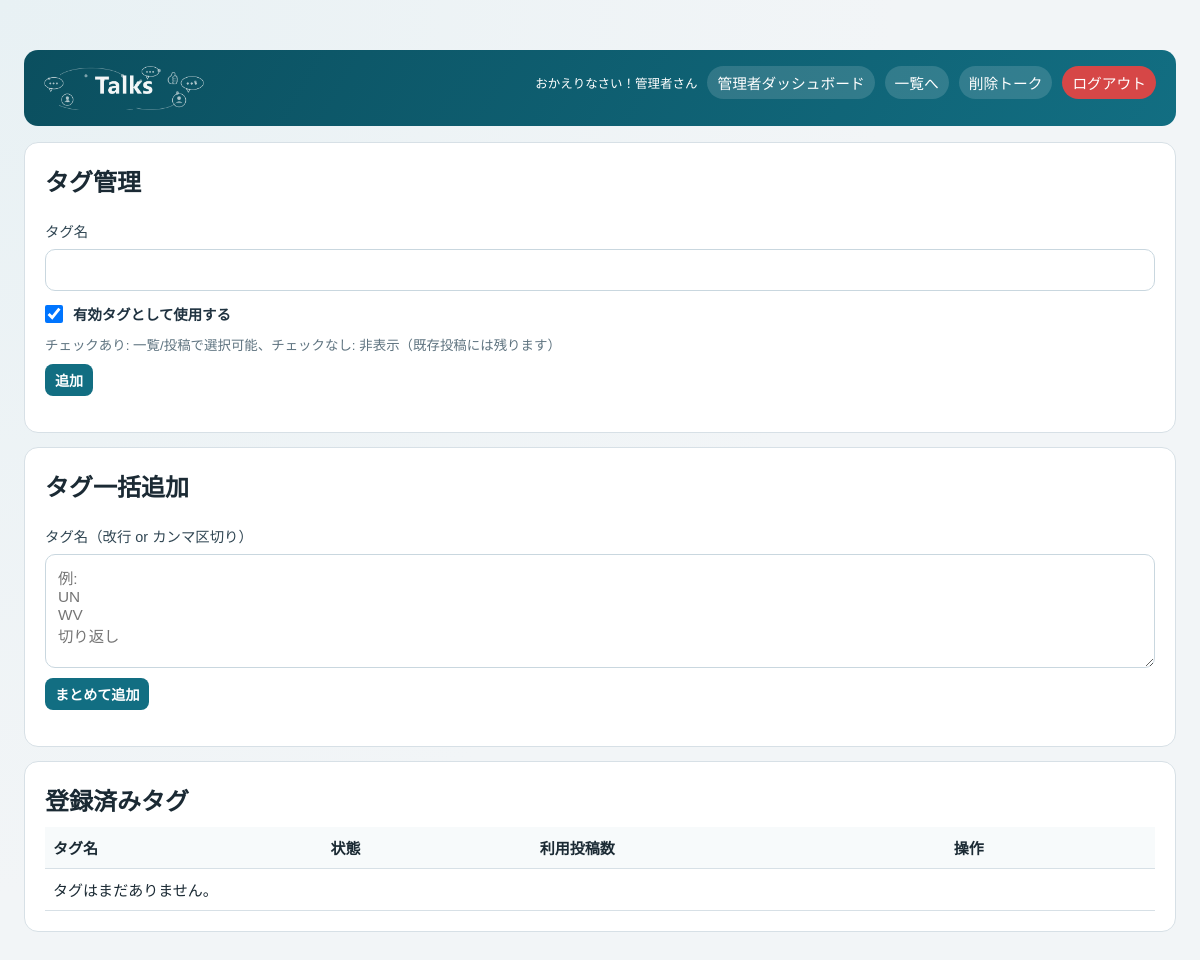
The page /talks/tags/ (signed in) on the database as committed earlier.
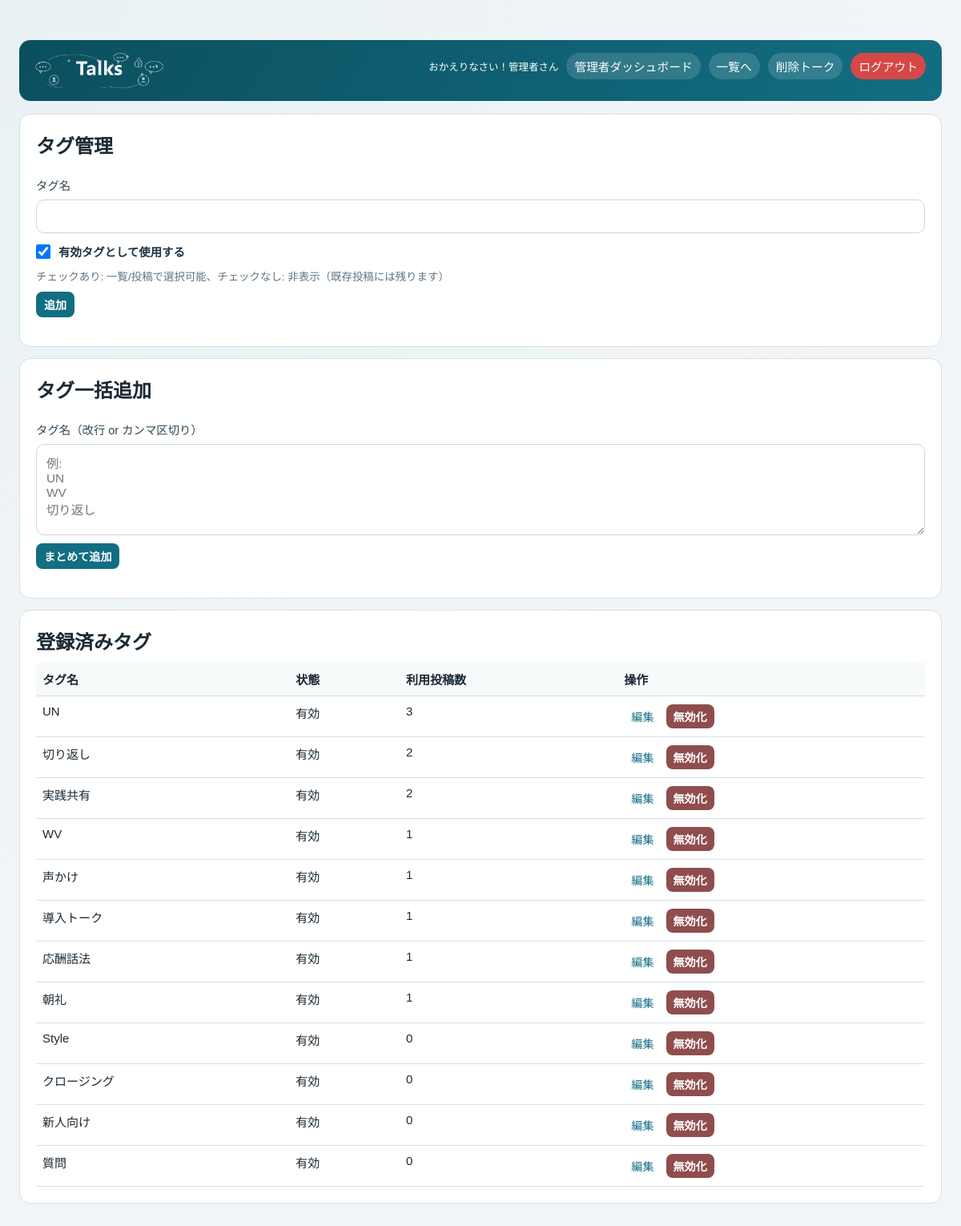
The same page on the database as committed later.
### apps/talks/models.py (models this page shows, shortened)
class KnowledgeTag(models.Model):
    name = models.CharField(max_length=64, unique=True)
    sort_order = models.PositiveIntegerField(default=0)
    is_active = models.BooleanField(default=True)
    created_at = models.DateTimeField(auto_now_add=True)
    updated_at = models.DateTimeField(auto_now=True)
    class Meta:
        ordering = ["sort_order", "name"]

### apps/talks/views.py (the view)
# urls.py: path("tags/", talks_tag_manage, name="talks_tag_manage"),
def talks_tag_manage(request: HttpRequest) -> HttpResponse:
    talks_member = get_talks_member(request)
    talks_is_admin = is_talks_admin(request)
    if not talks_is_admin:
        messages.error(request, "タグ管理は管理者のみ実行できます。")
        return redirect("talks_index")
    edit_id_raw = (request.GET.get("edit") or "").strip()
    editing_tag = None
    bulk_input_value = ""
    if request.method == "POST":
        action = (request.POST.get("action") or "save").strip()
        if action == "toggle":
            tag_id_raw = (request.POST.get("tag_id") or "").strip()
            if tag_id_raw.isdigit():
                tag = KnowledgeTag.objects.filter(id=int(tag_id_raw)).first()
                if tag:
                    tag.is_active = not tag.is_active
                    tag.save(update_fields=["is_active", "updated_at"])
            return redirect("talks_tag_manage")
        if action == "delete":
            tag_id_raw = (request.POST.get("tag_id") or "").strip()
            if tag_id_raw.isdigit():
                tag = KnowledgeTag.objects.filter(id=int(tag_id_raw)).first()
                if tag:
                    is_used = tag.posts.exists()
                    if tag.is_active:
                        messages.error(request, "有効なタグは削除できません。先に無効化してください。")
                    elif is_used:
                        messages.error(request, "使用中のタグは削除できません。")
                    else:
                        tag.delete()
                        messages.success(request, "タグを削除しました。")
            return redirect("talks_tag_manage")
        if action == "bulk_add":
            bulk_input_value = (request.POST.get("bulk_names") or "").strip()
            names = _parse_bulk_tag_names(bulk_input_value)
            if not names:
                messages.error(request, "一括追加するタグ名を入力してください。")
            else:
                existing_names = set(
                    KnowledgeTag.objects.filter(name__in=names).values_list("name", flat=True)
                )
                create_names = [name for name in names if name not in existing_names]
                KnowledgeTag.objects.bulk_create(
                    [KnowledgeTag(name=name, is_active=True) for name in create_names]
                )
                skipped = len(names) - len(create_names)
                messages.success(
                    request,
                    f"{len(create_names)}件のタグを追加しました。"
                    + (f"（重複{skipped}件はスキップ）" if skipped else ""),
                )
                return redirect("talks_tag_manage")
        form = TagManageForm(request.POST)
        if form.is_valid():
            tag_id = form.cleaned_data.get("tag_id")
            name = form.cleaned_data["name"]
            is_active = form.cleaned_data["is_active"]
            if tag_id:
                tag = KnowledgeTag.objects.filter(id=tag_id).first()
                if not tag:
                    messages.error(request, "編集対象のタグが見つかりません。")
                    return redirect("talks_tag_manage")
                duplicated = KnowledgeTag.objects.filter(name=name).exclude(id=tag.id).exists()
                if duplicated:
                    messages.error(request, "同じタグ名が既に存在します。")
                else:
                    tag.name = name
                    tag.is_active = is_active
                    tag.save(update_fields=["name", "is_active", "updated_at"])
                    messages.success(request, "タグを更新しました。")
                    return redirect("talks_tag_manage")
            else:
                if KnowledgeTag.objects.filter(name=name).exists():
                    messages.error(request, "同じタグ名が既に存在します。")
                else:
                    KnowledgeTag.objects.create(
                        name=name,
                        is_active=is_active,
                    )
                    messages.success(request, "タグを追加しました。")
                    return redirect("talks_tag_manage")
    else:
        if edit_id_raw.isdigit():
            editing_tag = KnowledgeTag.objects.filter(id=int(edit_id_raw)).first()
        if editing_tag:
            form = TagManageForm(
                initial={
                    "tag_id": editing_tag.id,
                    "name": editing_tag.name,
                    "is_active": editing_tag.is_active,
                }
            )
        else:
            form = TagManageForm(initial={"is_active": True})
    tags = (
        KnowledgeTag.objects.annotate(
            post_count=Count("posts", filter=Q(posts__is_deleted=False)),
            total_post_count=Count("posts"),
        )
        .order_by("-post_count", "name")
    )
    return render(
        request,
        "talks/tag_manage.html",
        {
            "form": form,
            "tags": tags,
            "editing_tag": editing_tag,
            "bulk_input_value": bulk_input_value,
            "talks_member_name": get_talks_display_name(request, talks_member),
            "talks_is_admin": talks_is_admin,
        },
    )

### apps/talks/forms.py (shortened to what this page needs)
class TagManageForm(forms.Form):
    tag_id = forms.IntegerField(required=False, widget=forms.HiddenInput)
    name = forms.CharField(label="タグ名", max_length=64)
    is_active = forms.BooleanField(label="有効", required=False, initial=True)

### apps/talks/services/session.py (called while the page is built, shortened)
def get_talks_member(request: HttpRequest) -> Member | None:
    member_id = request.session.get(TALKS_SESSION_MEMBER_ID_KEY)
    if not member_id:
        return None

def is_talks_admin(request: HttpRequest) -> bool:
    role = request.session.get(SESSION_ROLE_KEY)
    talks_admin_flag = bool(request.session.get(TALKS_SESSION_IS_ADMIN_KEY))
    if role == ROLE_ADMIN and not talks_admin_flag:
        request.session[TALKS_SESSION_IS_ADMIN_KEY] = True
        if not request.session.get(TALKS_SESSION_MEMBER_NAME_KEY):
            request.session[TALKS_SESSION_MEMBER_NAME_KEY] = "管理者"
        talks_admin_flag = True
    elif talks_admin_flag and role != ROLE_ADMIN:
        request.session[SESSION_ROLE_KEY] = ROLE_ADMIN
        role = ROLE_ADMIN
    return role == ROLE_ADMIN or talks_admin_flag

def get_talks_display_name(request: HttpRequest, member: Member | None) -> str:
    if is_talks_admin(request):
        return request.session.get(TALKS_SESSION_MEMBER_NAME_KEY, "管理者")
    if member:
        return member.name
    return ""

### templates/talks/tag_manage.html (shortened to what this page needs)
{% extends "base.html" %}
{% load static %}
{% block content %}
<div class="container">
  <header class="topbar topbar-desktop-expanded" style="margin-bottom:16px;">
    <div>
      <a href="{% url 'talks_index' %}" aria-label="Talksホームへ" style="display:inline-flex; align-items:center;">
        <img src="{% static 'img/talks_logo.png' %}?v=4" alt="Talks" style="height:44px; width:auto; display:block;">
      </a>
    </div>
    <nav class="talks-topbar-nav" style="display:flex; align-items:center; gap:10px;">
      <span class="talks-welcome-text" style="color:#fff; font-size:0.78rem;">おかえりなさい！{{ talks_member_name }}さん</span>
      <a href="{% url 'dashboard_index' %}" class="btn-inline" style="width:auto; min-height:0; padding:6px 10px;">管理者ダッシュボード</a>
      <a href="{% url 'talks_index' %}" class="btn-inline" style="width:auto; min-height:0; padding:6px 10px;">一覧へ</a>
      <a href="{% url 'talks_deleted_posts_manage' %}" class="btn-inline" style="width:auto; min-height:0; padding:6px 10px;">削除トーク</a>
      <a href="{% url 'talks_logout' %}" class="logout-link">ログアウト</a>
    </nav>
  </header>
  <section class="card" style="margin-bottom:14px;">
    <h2 style="margin:0 0 10px;">タグ管理</h2>
    <form method="post" class="tag-form-grid">
      <div class="grid grid-2" style="gap:10px;">
        <div>
          <label for="{{ form.name.id_for_label }}">タグ名</label>
          {{ form.name }}
        </div>
      </div>
      <div class="tag-active-row">
        {{ form.is_active }}
        <label for="{{ form.is_active.id_for_label }}" class="tag-active-label">有効タグとして使用する</label>
      </div>
      <div class="tag-active-help">チェックあり: 一覧/投稿で選択可能、チェックなし: 非表示（既存投稿には残ります）</div>
      <div style="display:flex; gap:8px;">
        <button type="submit" class="btn-inline" style="width:auto;">{% if editing_tag %}更新{% else %}追加{% endif %}</button>
      </div>
    </form>
  </section>
  <section class="card" style="margin-bottom:14px;">
    <h2 style="margin:0 0 10px;">タグ一括追加</h2>
    <form method="post" class="tag-form-grid">
      <div>
        <label for="id_bulk_names">タグ名（改行 or カンマ区切り）</label>
        <textarea id="id_bulk_names" name="bulk_names" rows="5" placeholder="例:&#10;UN&#10;WV&#10;切り返し">{{ bulk_input_value }}</textarea>
      </div>
      <div style="display:flex; gap:8px;">
        <button type="submit" class="btn-inline" style="width:auto;">まとめて追加</button>
      </div>
    </form>
  </section>
  <section class="card">
    <h2 style="margin:0 0 10px;">登録済みタグ</h2>
    <div class="table-wrap">
      <table>
        <thead>
          <tr>
            <th>タグ名</th>
            <th>状態</th>
            <th>利用投稿数</th>
            <th>操作</th>
          </tr>
        </thead>
        <tbody>
          {% for tag in tags %}
            <tr>
              <td>{{ tag.name }}</td>
              <td>{% if tag.is_active %}有効{% else %}無効{% endif %}</td>
              <td>{{ tag.post_count }}</td>
              <td>
                <div style="display:flex; gap:6px; flex-wrap:wrap;">
                  <a href="{% url 'talks_tag_manage' %}?edit={{ tag.id }}" class="btn-inline" style="width:auto; min-height:0; padding:5px 9px;">編集</a>
                  <form method="post" action="{% url 'talks_tag_manage' %}" style="margin:0;">
                    <button type="submit" class="btn-inline" style="width:auto; min-height:0; padding:5px 9px; background:{% if tag.is_active %}#8f4d4d{% else %}#3f6f54{% endif %};">
                      {% if tag.is_active %}無効化{% else %}有効化{% endif %}
                    </button>
                  </form>
                </div>
              </td>
            </tr>
          {% empty %}
            <tr><td colspan="4">タグはまだありません。</td></tr>
          {% endfor %}
        </tbody>
      </table>
    </div>
  </section>
</div>
{% endblock %}

### templates/base.html (shortened to what this page needs)
﻿<!DOCTYPE html>
<html lang="ja">
<head>
  {% load static %}
  <link rel="stylesheet" href="{% static 'app.css' %}" />
  <link rel="stylesheet" href="https://cdnjs.cloudflare.com/ajax/libs/font-awesome/6.5.2/css/all.min.css" />
</head>
<body>
  {% block content %}{% endblock %}
</body>
</html>

### static/app.css (style rules this page uses)
:root { --bg: #f2f5f7; --card: #ffffff; --ink: #1b2a34; --muted: #5d6f7c; --line: #d7e0e6; --brand: #126e82; --brand-soft: #d7edf2; --ok: #2e8b57; --warn: #d28b1f; }
* { box-sizing: border-box; }
body { margin: 0; font-family: "Hiragino Sans", "Yu Gothic", "Meiryo", sans-serif; background: radial-gradient(circle at top left, #e8f1f4, var(--bg) 58%); color: var(--ink); }
a { color: var(--brand); text-decoration: none; }
.container { width: min(1360px, 96vw); margin: 32px auto; }
.topbar { background: linear-gradient(120deg, #0b4f5f, #126e82); color: #fff; padding: 16px 20px; border-radius: 14px; display: flex; justify-content: flex-start; align-items: flex-start; gap: 12px; position: relative; flex-wrap: wrap; }
.topbar > div:first-child { flex: 1 1 auto; min-width: 0; }
.topbar nav { display: flex; gap: 10px; flex-wrap: wrap; }
.topbar nav a { color: #fff; background: rgba(255, 255, 255, 0.14); padding: 6px 10px; border-radius: 999px; font-size: 0.92rem; }
.logout-link { background: #d64747 !important; }
.grid { display: grid; gap: 20px; }
.grid-2 { grid-template-columns: repeat(auto-fit, minmax(280px, 1fr)); }
.card { background: var(--card); border: 1px solid var(--line); border-radius: 14px; padding: 20px; }
.card h2, .card h3 { margin: 0 0 8px; }
label { display: block; font-size: 0.9rem; margin: 12px 0 8px; color: #304653; }
input, select, textarea, button { width: 100%; max-width: 100%; border: 1px solid #c9d7df; border-radius: 10px; padding: 11px 12px; font-size: 0.96rem; font-family: inherit; }
textarea { min-height: 92px; resize: vertical; }
button { background: var(--brand); color: #fff; border: 0; font-weight: 700; cursor: pointer; }
.btn-inline { width: auto; padding: 6px 10px; border-radius: 8px; font-size: 0.88rem; }
table { width: 100%; border-collapse: collapse; font-size: 0.94rem; }
th, td { text-align: left; border-bottom: 1px solid var(--line); padding: 10px 8px; vertical-align: top; }
th { background: #f7fafb; }

### templates/talks/tag_manage.html (style rules this page uses)
.tag-form-grid { display: grid; gap: 10px; }
.tag-active-row { display: flex; align-items: center; gap: 10px; margin-top: 2px; }
.tag-active-row input[type="checkbox"] { width: 18px; height: 18px; min-height: 18px; margin: 0; }
.tag-active-label { margin: 0; font-weight: 700; color: #1f3240; }
.tag-active-help { color: #5f7480; font-size: 0.84rem; }

Rows that differ between the two databases and show on the page:
added KnowledgeTag: name "UN", is_active "有効", post_count "3"
added KnowledgeTag: name "切り返し", is_active "有効", post_count "2"
added KnowledgeTag: name "実践共有", is_active "有効", post_count "2"
added KnowledgeTag: name "WV", is_active "有効", post_count "1"
added KnowledgeTag: name "声かけ", is_active "有効", post_count "1"
added KnowledgeTag: name "導入トーク", is_active "有効", post_count "1"
added KnowledgeTag: name "応酬話法", is_active "有効", post_count "1"
added KnowledgeTag: name "朝礼", is_active "有効", post_count "1"
added KnowledgeTag: name "Style", is_active "有効", post_count "0"
added KnowledgeTag: name "クロージング", is_active "有効", post_count "0"
added KnowledgeTag: name "新人向け", is_active "有効", post_count "0"
added KnowledgeTag: name "質問", is_active "有効", post_count "0"
Other text that changed with them:
text no longer shown: "タグはまだありません。"
